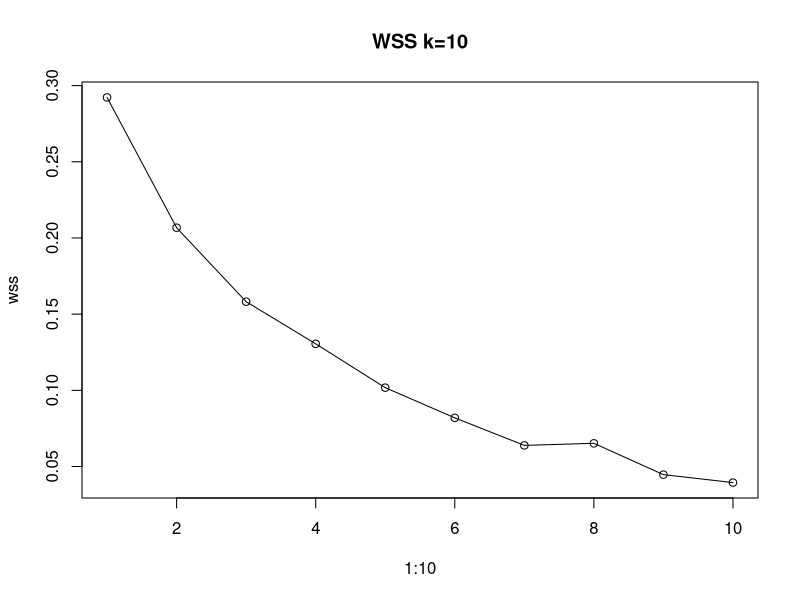
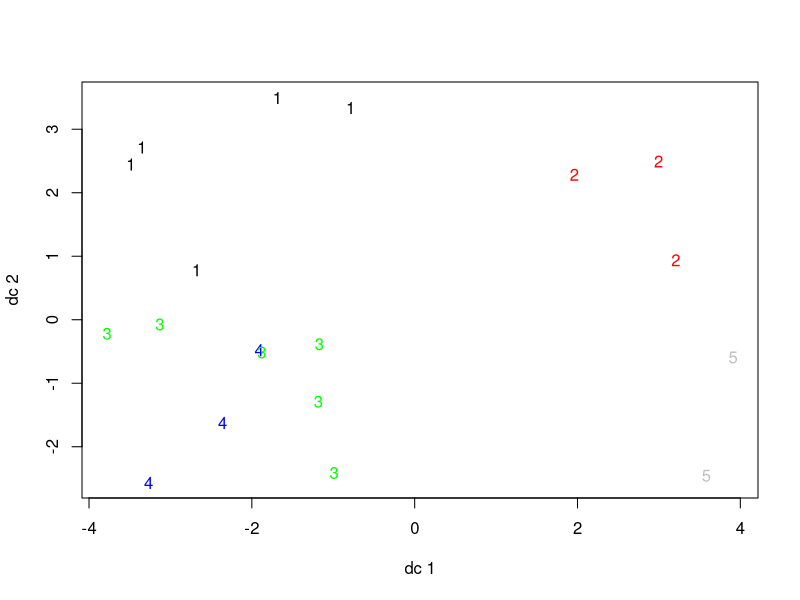

The R script that drew these images, in order:
genres<- read.csv("tr_embedding.csv")
genres
library(fpc)


## optimal k
wss<- NULL
for (i in 1:10){
  fit1=kmeans(genres[,-1],centers = i)
  wss=c(wss, fit1$tot.withinss)
}

plot(1:10, wss, type = "o", main = "WSS k=10")

fit=kmeans(genres[,-1],5)
plotcluster(genres[,-1], fit$cluster)


#subsample
subsample <- list()

for(i in 1:5){
  subsample[[i]]<- genres[fit$cluster==i,]
}
subsample[[1]]
subsample[[2]]
subsample[[3]]
subsample[[4]]
subsample[[5]]
